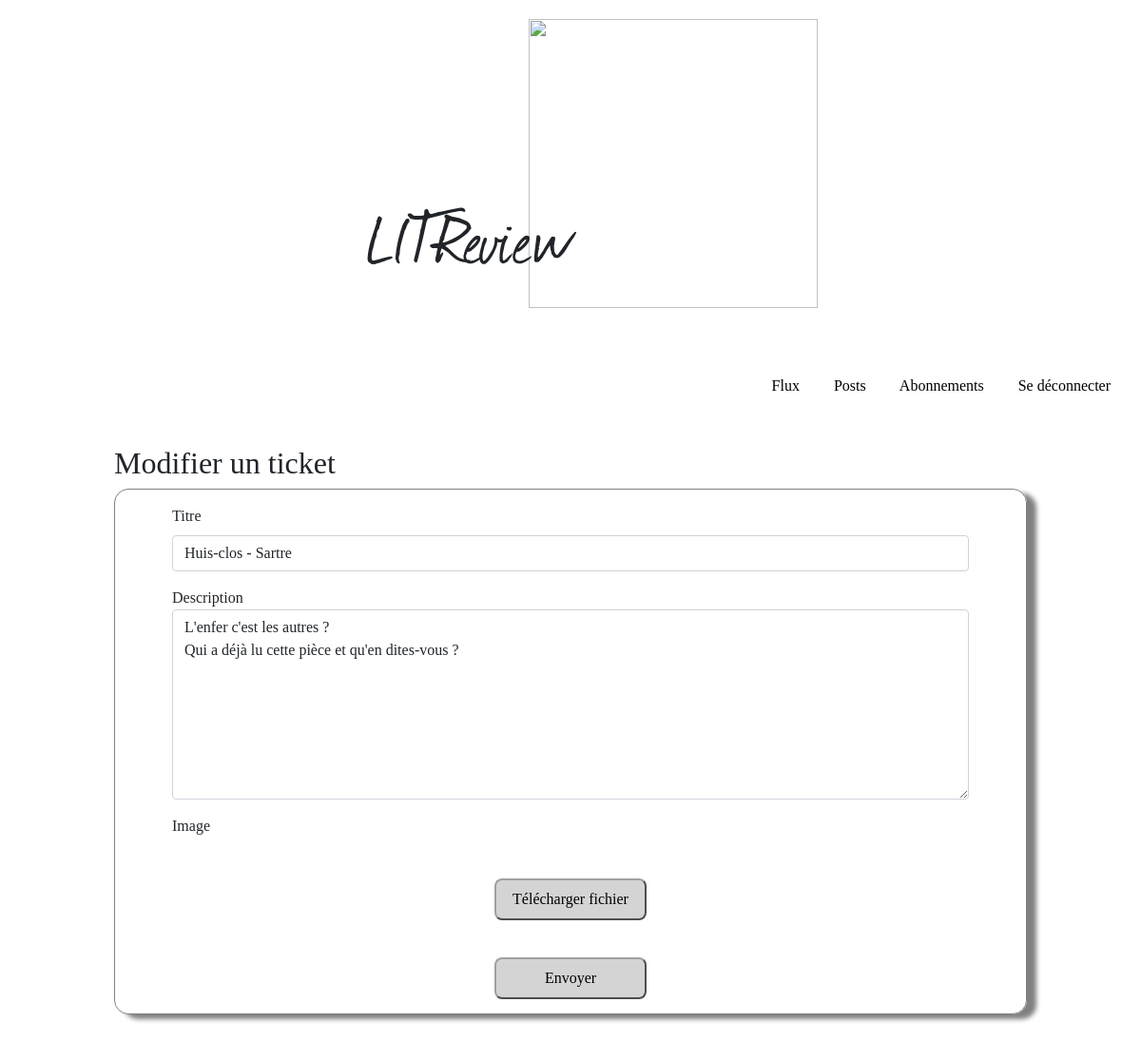
The page /posts/ticket25/edit/ (signed in) on the database its author committed.
### blog/models.py (models this page shows, shortened)
class Ticket(models.Model):
    title = models.CharField(max_length=128)
    description = models.TextField(max_length=2048, blank=True)
    user = models.ForeignKey(to=settings.AUTH_USER_MODEL, on_delete=models.CASCADE)
    image = models.ImageField(null=True, blank=True)
    time_created = models.DateTimeField(auto_now_add=True)
    is_reviewed = models.BooleanField(default=False)
    IMAGE_MAX_SIZE = (200, 200)

### blog/views.py (the view)
# urls.py: path('posts/ticket<int:ticket_id>/edit/', blog.views.ticket_edit, name='ticket_edit'),
@login_required
def ticket_edit(request, ticket_id):
    ticket = get_instance(request, models.Ticket, ticket_id)
    edit_form = forms.TicketForm(instance=ticket)
    if request.method == 'POST':
        edit_form = forms.TicketForm(request.POST, request.FILES, instance=ticket)
        if edit_form.is_valid():
            edit_form.save()
            return redirect('posts')
    context = {
        'edit_form': edit_form,
        'ticket': ticket,
    }
    return render(request, 'blog/ticket_edit.html', context=context)

### blog/forms.py
class TicketForm(forms.ModelForm):
    class Meta:
        model = models.Ticket
        fields = ['title', 'description', 'image']

### blog/views.py (called while the page is built)
def get_instance(request, model, id):
    try:
        instance = model.objects.get(id=id)
    except ObjectDoesNotExist:
        raise PermissionDenied
    if request.user != instance.user:
        raise PermissionDenied
    return instance

### blog/templates/blog/ticket_edit.html
{% extends 'base.html' %}
{% block content %}
    <h2>Modifier un ticket</h2>
    <form method="post" enctype="multipart/form-data" class="ticket">
        {% include "blog/partials/ticket_form_snippet.html" with ticket=ticket%}
        <button type="submit" class="button-type">Envoyer</button>
    </form>
{% endblock content %}

### blog/templates/blog/partials/ticket_form_snippet.html (shortened to what this page needs)
<div class="mt-3">
    <label for="id_title" class="form-label">Titre</label>
    <input name="title" type="text" required id="id_title" class="form-control" value="{{ ticket.title }}">
</div>
<div class="mt-3">
    <label for="id_description">Description</label>
    <textarea name="description" id="id_description" class="form-control" style="height:200px;">{{ ticket.description }}</textarea>
</div>
<div class="mt-3 mb-4 image-form">
    <label class="form-label">Image</label>
    <label for="id_image" class="button-type">Télécharger fichier</label>
</div>

### static/LITReview/styles.css (style rules this page uses)
body { font-family:'Times New Roman', Times, serif; }
.ticket, .review { margin-left: 10%; margin-right: 10%; margin-bottom: 30px; padding: 0% 5%; border: solid; border-color: gray; border-radius: 15px; display: flex; flex-direction: column; }
.ticket { box-shadow: 10px 5px 5px gray; border-width: 1px; }
h2 { font-weight: normal; margin-left: 10%; }
form { display:flex; flex-direction: column; }
form input { padding: 15px; }
.button-type { color: black; border-radius: 8px; border-style: outset; border-width: 2px; border-color: rgb(161, 161, 161); padding-top: 8px; padding-bottom: 8px; margin-left: auto; margin-right: auto; margin-bottom: 15px; background-color: rgb(212, 212, 212); text-align: center; cursor: pointer; font-family: Georgia, 'Times New Roman', Times, serif; font-size: medium; text-decoration: none; width: 160px; }
.image-form { display: flex; flex-direction: column; }

### rows shown on the page
Ticket: title "Huis-clos - Sartre", description "L'enfer c'est les autres ? Qui a déjà lu cette pièce et qu'en dites-vous ?"
